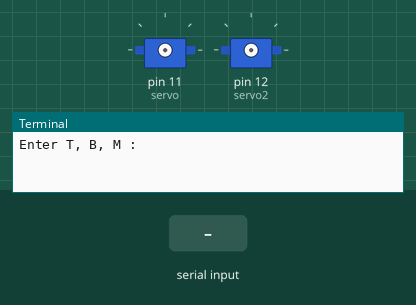
This program was run on a simulated Raspberry Pi (header pin numbers). On the bench: 2 × servo, the last lines printed to the terminal. The inputs (shaded band) are chosen by the test bench. Servo angles are drawn from the pulse width (0.5 ms = 0°, 2.5 ms = 180°).

Above: at 1.2 s.
1.3 s: "T" typed at the terminal
2.8 s: "B" typed at the terminal
At 3.3 s:
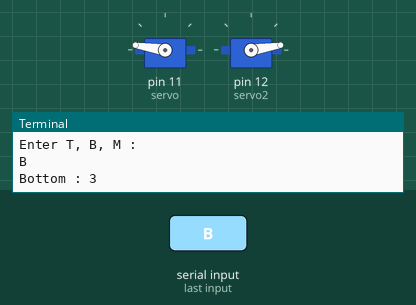
4.3 s: "M" typed at the terminal
At 5.7 s:
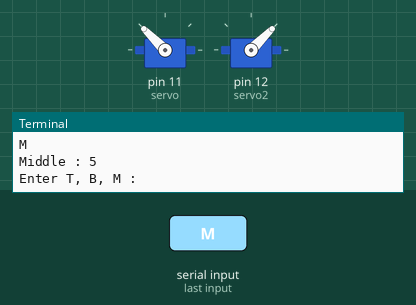
Timing chart, 0 to 7.3 s (numbered marks = the images above; inputs shaded):
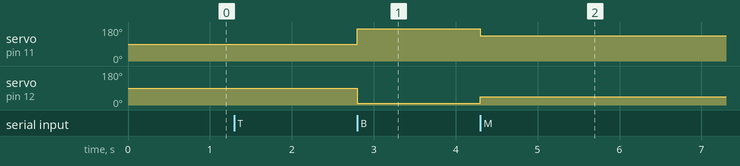

Measured:
- after the input at 2.8 s, servo on pin 11 (servo): 90° → 171° at once; servo on pin 12 (servo2): 90° → 9° at once
- after the input at 4.3 s, servo on pin 11 (servo): 171° → 135° at once; servo on pin 12 (servo2): 9° → 45° at once

The program:

servokey.py
```python
import RPi.GPIO as GPIO
import time

pin = 12
pin2 = 11
GPIO.setmode(GPIO.BOARD)
GPIO.setup(pin, GPIO.OUT)
GPIO.setup(pin2, GPIO.OUT)

servo = GPIO.PWM(pin2, 50)
servo2 = GPIO.PWM(pin, 50)
servo.start(0)
servo2.start(0)

try:
	while True:
		key = raw_input("Enter T, B, M : ")
		if key.upper() =='T':
			print("Top : 7")
			servo.ChangeDutyCycle(7.5)
			servo2.ChangeDutyCycle(7.5)
			time.sleep(0.5)

		if key.upper() =='B':
			print("Bottom : 3")
			servo.ChangeDutyCycle(12)
			servo2.ChangeDutyCycle(3)
			time.sleep(0.5)

		if key.upper() =='M':
			print("Middle : 5")
			servo.ChangeDutyCycle(10)
			servo2.ChangeDutyCycle(5)
			time.sleep(0.5)
except KeyBoardInterrupt:
	servo.stop()
	servo2.stop()

GPIO.cleanup()

b
```
